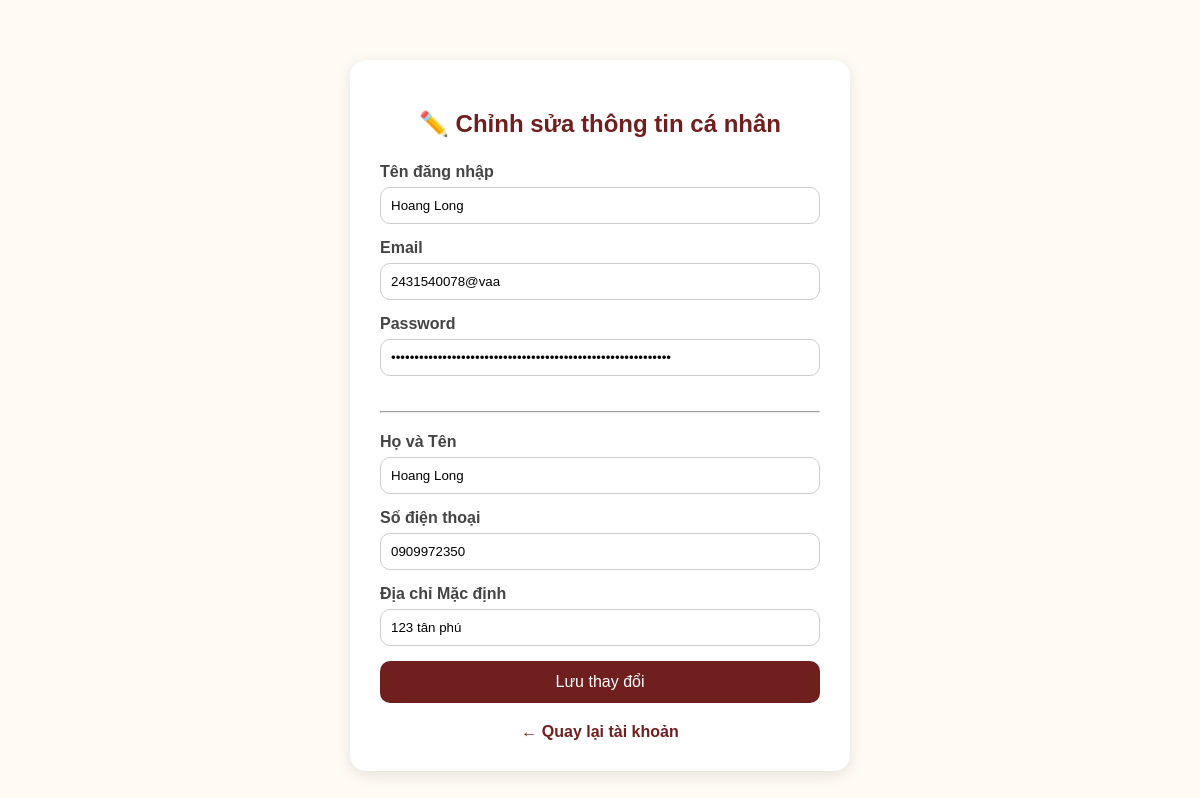
The app's page /account/edit_profile.php (signed in) with its own data.
### tables this page shows
CREATE TABLE `customers` (
  `id` int(10) UNSIGNED NOT NULL,
  `user_id` int(10) UNSIGNED NOT NULL,
  `full_name` varchar(255) DEFAULT NULL,
  `phone` varchar(20) DEFAULT NULL,
  `address` text DEFAULT NULL,
  `membership` enum('normal','silver','gold','vip') DEFAULT 'normal',
  `created_at` timestamp NOT NULL DEFAULT current_timestamp()
);

CREATE TABLE `users` (
  `id` int(10) UNSIGNED NOT NULL,
  `username` varchar(50) NOT NULL,
  `password` varchar(255) NOT NULL,
  `email` varchar(100) DEFAULT NULL,
  `token` varchar(50) DEFAULT NULL,
  `created_at` timestamp NOT NULL DEFAULT current_timestamp()
);

### account/edit_profile.php (the view, shortened to what this page needs)
<?php
include '../config.php';
$username = $_SESSION['username'];
$user = null;
$customer_data = [
    'full_name' => '',
    'phone' => '',
    'address' => '',
];
$stmt = $conn->prepare("
    SELECT
        u.*,
        c.full_name,
        c.phone,
        c.address
    FROM users u
    LEFT JOIN customers c ON u.id = c.user_id
    WHERE u.username = ? LIMIT 1
");
if ($stmt) {
    $stmt->bind_param("s", $username);
    $stmt->execute();
    $result = $stmt->get_result();
    if ($result->num_rows > 0) {
        $data = $result->fetch_assoc();
        $user = $data;
        if ($data['full_name'] !== null) {
            $customer_data['full_name'] = $data['full_name'];
            $customer_data['phone'] = $data['phone'];
            $customer_data['address'] = $data['address'];
        }
    } else {
        header("Location: ../logout.php");
        exit;
    }
}
?>
<!DOCTYPE html>
<html lang="vi">
<head>
  <link rel="stylesheet" href="../main.css">
</head>
<body>
  <div class="profile-edit">
    <h2>✏️ Chỉnh sửa thông tin cá nhân</h2>
    <form method="POST">
      <label for="username">Tên đăng nhập</label>
      <input type="text" id="username" name="username" value="<?= htmlspecialchars($user['username'] ?? '') ?>" required>
      <label for="email">Email</label>
      <input type="email" id="email" name="email" value="<?= htmlspecialchars($user['email'] ?? '') ?>" required>
      <label for="password">Password</label>
      <input type="password" id="password" name="password" value="<?= htmlspecialchars($user['password'] ?? '') ?>" required>
      <hr style="margin: 20px 0;">
      <label for="full_name">Họ và Tên</label>
      <input type="text" id="full_name" name="full_name" value="<?= htmlspecialchars($customer_data['full_name']) ?>" required>
      <label for="phone">Số điện thoại</label>
      <input type="tel" id="phone" name="phone" value="<?= htmlspecialchars($customer_data['phone']) ?>" required>
      <label for="address">Địa chỉ Mặc định</label>
      <input type="text" id="address" name="address" value="<?= htmlspecialchars($customer_data['address']) ?>" required>
      <button type="submit"> Lưu thay đổi</button>
    </form>
    <div class="back-link">
      <a href="account.php">← Quay lại tài khoản</a>
    </div>
  </div>
</body>
</html>

### main.css (style rules this page uses)
* { box-sizing: border-box; font-family: "Poppins", sans-serif; }
body { margin: 0; background: #f5efe6; color: #2c2c2c; }

### account/edit_profile.php (style rules this page uses)
body { background-color: #fffaf4; font-family: 'Segoe UI', sans-serif; }
.profile-edit { max-width: 500px; margin: 60px auto; padding: 30px; background: #fff; border-radius: 16px; box-shadow: 0 4px 15px rgba(0,0,0,0.1); }
.profile-edit h2 { text-align: center; color: #701f1f; margin-bottom: 25px; }
.profile-edit label { display: block; font-weight: 600; margin-bottom: 6px; color: #444; }
.profile-edit input { width: 100%; padding: 10px; margin-bottom: 15px; border: 1px solid #ccc; border-radius: 10px; transition: 0.2s; }
.profile-edit button { width: 100%; background: #701f1f; color: white; padding: 12px; border: none; border-radius: 10px; font-size: 16px; cursor: pointer; transition: 0.3s; }
.back-link { text-align: center; margin-top: 20px; }
.back-link a { color: #701f1f; text-decoration: none; font-weight: bold; }

### records on screen
customers: username "Hoang Long", email "2431540078@vaa", full_name "Hoang Long", phone "0909972350", address "123 tân phú"
